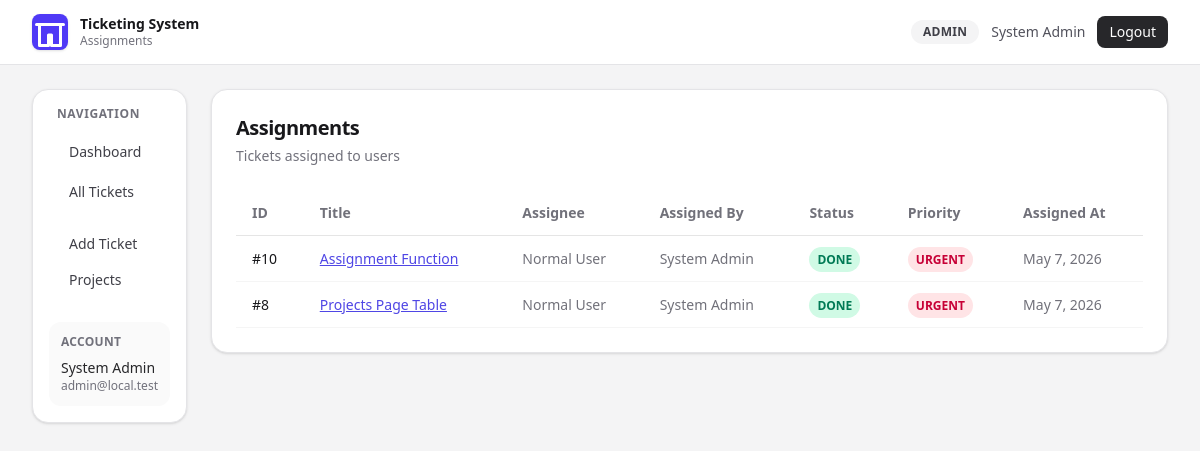
/assignments.php (signed in), run on the app's committed database.
### tables this page shows
CREATE TABLE "Ticket" (
    "id" INTEGER NOT NULL PRIMARY KEY AUTOINCREMENT,
    "userId" INTEGER,
    "author" TEXT NOT NULL DEFAULT 'Anonymous',
    "title" TEXT NOT NULL,
    "description" TEXT NOT NULL,
    "project" TEXT NOT NULL DEFAULT 'General',
    "module" TEXT,
    "appVersion" TEXT,
    "branch" TEXT,
    "environment" TEXT NOT NULL DEFAULT 'DEVELOPMENT',
    "severity" TEXT NOT NULL DEFAULT 'MEDIUM',
    "reproducible" BOOLEAN NOT NULL DEFAULT true,
    "expectedBehavior" TEXT,
    "actualBehavior" TEXT,
    "stepsToReproduce" TEXT,
    "errorLog" TEXT,
    "status" TEXT NOT NULL DEFAULT 'OPEN',
    "priority" TEXT NOT NULL DEFAULT 'MEDIUM',
    "assigneeUserId" INTEGER,
    "dueAt" DATETIME,
    "createdAt" DATETIME NOT NULL DEFAULT CURRENT_TIMESTAMP,
    "updatedAt" DATETIME NOT NULL,
    CONSTRAINT "Ticket_userId_fkey" FOREIGN KEY ("userId") REFERENCES "User" ("id") ON DELETE SET NULL ON UPDATE CASCADE,
    CONSTRAINT "Ticket_assigneeUserId_fkey" FOREIGN KEY ("assigneeUserId") REFERENCES "User" ("id") ON DELETE SET NULL ON UPDATE CASCADE
);

CREATE TABLE "User" (
    "id" INTEGER NOT NULL PRIMARY KEY AUTOINCREMENT,
    "name" TEXT NOT NULL,
    "email" TEXT NOT NULL,
    "password" TEXT NOT NULL,
    "role" TEXT NOT NULL DEFAULT 'USER',
    "createdAt" DATETIME NOT NULL DEFAULT CURRENT_TIMESTAMP,
    "updatedAt" DATETIME NOT NULL
, dashboardWidgets TEXT);

### src/auth.php (called while the page is built, shortened)
<?php
function isAdmin(array $user): bool
{
    return ($user['role'] ?? '') === 'ADMIN';
}

### src/db.php (called while the page is built, shortened)
<?php
function db(): PDO
{
    static $pdo = null;
    if ($pdo instanceof PDO) {
        return $pdo;
    }
    $databasePath = dirname(__DIR__) . '/prisma/dev.db';
    $pdo = new PDO('sqlite:' . $databasePath);
    $pdo->setAttribute(PDO::ATTR_ERRMODE, PDO::ERRMODE_EXCEPTION);
    $pdo->setAttribute(PDO::ATTR_DEFAULT_FETCH_MODE, PDO::FETCH_ASSOC);
    return $pdo;
}

### public/assignments.php (the view, shortened to what this page needs)
<?php
require_once __DIR__ . '/../src/db.php';
require_once __DIR__ . '/../src/auth.php';
$user = currentUser();
$myTickets = [];
if (isAdmin($user) || canManageTickets($user)) {
    $stmt = db()->prepare(
        'SELECT a.id, a.ticketId, a.assigneeUserId, a.assignedByUserId, a.createdAt,
                t.title, t.status, t.priority,
                assig.name as assigneeName, ab.name as assignedByName
         FROM Assignment a
         JOIN Ticket t ON t.id = a.ticketId
         JOIN User assig ON assig.id = a.assigneeUserId
         JOIN User ab ON ab.id = a.assignedByUserId
         ORDER BY a.createdAt DESC'
    );
    $stmt->execute();
    $myTickets = $stmt->fetchAll();
    $ticketStmt = db()->prepare(
        'SELECT t.id, t.id as ticketId, t.assigneeUserId, null as assignedByUserId, t.updatedAt as createdAt,
                t.title, t.status, t.priority,
                a.name as assigneeName, t.author as assignedByName
         FROM Ticket t
         LEFT JOIN User a ON a.id = t.assigneeUserId
         WHERE t.assigneeUserId IS NOT NULL AND t.assigneeUserId > 0
         AND NOT EXISTS (SELECT 1 FROM Assignment a2 WHERE a2.ticketId = t.id)
         ORDER BY t.updatedAt DESC'
    );
    $ticketStmt->execute();
    $legacyTickets = $ticketStmt->fetchAll();
    $myTickets = array_merge($myTickets, $legacyTickets);
}
function statusBadge(string $status): string
{
    return match ($status) {
        'OPEN' => 'bg-blue-100 text-blue-700',
        'TRIAGED' => 'bg-cyan-100 text-cyan-700',
        'IN_PROGRESS' => 'bg-amber-100 text-amber-700',
        'IN_REVIEW' => 'bg-violet-100 text-violet-700',
        'TESTING' => 'bg-orange-100 text-orange-700',
        'DONE' => 'bg-emerald-100 text-emerald-700',
        default => 'bg-zinc-100 text-zinc-600',
    };
}
function priorityBadge(string $priority): string
{
    return match ($priority) {
        'LOW' => 'bg-slate-100 text-slate-700',
        'MEDIUM' => 'bg-violet-100 text-violet-700',
        'HIGH' => 'bg-orange-100 text-orange-700',
        'URGENT' => 'bg-rose-100 text-rose-700',
        default => 'bg-zinc-100 text-zinc-600',
    };
}
?>
<!DOCTYPE html>
<html lang="en">
<head>
  <link rel="stylesheet" href="/assets/app.css">
</head>
<body class="min-h-screen bg-zinc-100 text-zinc-900 antialiased">
  <nav class="sticky top-0 z-30 border-b border-zinc-200 bg-white/95 backdrop-blur">
    <div class="mx-auto flex h-16 max-w-[1400px] items-center justify-between px-4 sm:px-6 lg:px-8">
      <div class="flex items-center gap-3">
        <span class="inline-flex h-9 w-9 items-center justify-center rounded-lg bg-indigo-600 text-white shadow-sm">
          <svg viewBox="0 0 24 24" class="h-5 w-5" fill="none" stroke="currentColor" stroke-width="2" stroke-linecap="round" stroke-linejoin="round">
            <path d="M3 7h18"></path>
            <path d="M5 7v14h6V14h2v7h6V7"></path>
          </svg>
        </span>
        <div>
          <p class="text-sm font-semibold leading-tight">Ticketing System</p>
          <p class="text-xs text-zinc-500">Assignments</p>
        </div>
      </div>
      <div class="flex items-center gap-3">
        <span class="rounded-full bg-zinc-100 px-3 py-1 text-xs font-semibold uppercase tracking-wide text-zinc-700"><?= htmlspecialchars((string) $user['role'], ENT_QUOTES, 'UTF-8') ?></span>
        <span class="hidden text-sm text-zinc-600 md:inline"><?= htmlspecialchars((string) $user['name'], ENT_QUOTES, 'UTF-8') ?></span>
        <form method="post">
          <button class="rounded-lg bg-zinc-800 px-3 py-1.5 text-sm font-medium text-white transition hover:bg-zinc-900">Logout</button>
        </form>
      </div>
    </div>
  </nav>
  <main class="mx-auto max-w-[1400px] px-4 py-6 sm:px-6 lg:px-8">
    <section class="flex gap-6">
      <aside class="sticky top-20 h-fit w-60 flex-none rounded-2xl border border-zinc-200 bg-white p-4 shadow-sm">
        <p class="px-2 text-xs font-semibold uppercase tracking-wider text-zinc-500">Navigation</p>
        <nav class="mt-3 space-y-1">
          <a href="/" class="flex items-center gap-2 rounded-lg px-3 py-2 text-sm font-medium text-zinc-700 hover:bg-zinc-100">
            Dashboard
          </a>
          <a href="/tickets.php" class="flex items-center gap-2 rounded-lg px-3 py-2 text-sm font-medium text-zinc-700 hover:bg-zinc-100">
            All Tickets
          </a>
        </nav>
        <a href="/add-ticket.php" class="mt-4 flex items-center gap-2 rounded-lg px-3 py-2 text-sm font-medium text-zinc-700 transition hover:bg-zinc-100">
          Add Ticket
        </a>
        <?php if (isAdmin($user)): ?>
        <a href="/projects.php" class="flex items-center gap-2 rounded-lg px-3 py-2 text-sm font-medium text-zinc-700 transition hover:bg-zinc-100">
          Projects
        </a>
        <?php endif; ?>
        <div class="mt-6 rounded-xl bg-zinc-50 p-3">
          <p class="text-xs font-semibold uppercase tracking-wide text-zinc-500">Account</p>
          <p class="mt-2 text-sm font-medium text-zinc-800"><?= htmlspecialchars((string) $user['name'], ENT_QUOTES, 'UTF-8') ?></p>
          <p class="text-xs text-zinc-500"><?= htmlspecialchars((string) $user['email'], ENT_QUOTES, 'UTF-8') ?></p>
        </div>
      </aside>
      <div class="flex-1 space-y-6">
        <div class="rounded-2xl border border-zinc-200 bg-white p-6 shadow-sm">
          <h1 class="text-xl font-bold tracking-tight">Assignments</h1>
          <p class="mt-1 text-sm text-zinc-500">Tickets assigned to users</p>
          <div class="mt-6 overflow-x-auto">
            <table class="w-full" style="border-collapse:collapse;">
              <thead>
                <tr style="border-bottom:1px solid #e5e5e5;">
                  <th style="padding:12px 16px;text-align:left;font-size:14px;font-weight:600;color:#71717a;">ID</th>
                  <th style="padding:12px 16px;text-align:left;font-size:14px;font-weight:600;color:#71717a;">Title</th>
                  <th style="padding:12px 16px;text-align:left;font-size:14px;font-weight:600;color:#71717a;">Assignee</th>
                  <th style="padding:12px 16px;text-align:left;font-size:14px;font-weight:600;color:#71717a;">Assigned By</th>
                  <th style="padding:12px 16px;text-align:left;font-size:14px;font-weight:600;color:#71717a;">Status</th>
                  <th style="padding:12px 16px;text-align:left;font-size:14px;font-weight:600;color:#71717a;">Priority</th>
                  <th style="padding:12px 16px;text-align:left;font-size:14px;font-weight:600;color:#71717a;">Assigned At</th>
                </tr>
              </thead>
              <tbody>
                <?php if (empty($myTickets)): ?>
                <tr>
                  <td colspan="7" style="padding:16px;text-align:center;font-size:14px;color:#71717a;">No assignments found.</td>
                </tr>
                <?php else: ?>
                <?php foreach ($myTickets as $ticket): ?>
                <tr style="border-bottom:1px solid #f5f5f5;">
                  <td style="padding:12px 16px;font-size:14px;color:#18181b;">#<?= (int) $ticket['ticketId'] ?></td>
                  <td style="padding:12px 16px;font-size:14px;color:#18181b;">
                    <a href="/issue.php?id=<?= (int) $ticket['ticketId'] ?>" style="color:#4f46e5;text-decoration:underline;"><?= htmlspecialchars($ticket['title'], ENT_QUOTES, 'UTF-8') ?></a>
                  </td>
                  <td style="padding:12px 16px;font-size:14px;color:#71717a;"><?= htmlspecialchars($ticket['assigneeName'] ?? $ticket['assigneeUserId'], ENT_QUOTES, 'UTF-8') ?></td>
                  <td style="padding:12px 16px;font-size:14px;color:#71717a;"><?= htmlspecialchars($ticket['assignedByName'] ?? $ticket['assignedByUserId'], ENT_QUOTES, 'UTF-8') ?></td>
                  <td style="padding:12px 16px;font-size:14px;">
                    <span class="rounded-full px-2 py-1 text-xs font-semibold <?= statusBadge($ticket['status']) ?>"><?= htmlspecialchars($ticket['status'], ENT_QUOTES, 'UTF-8') ?></span>
                  </td>
                  <td style="padding:12px 16px;font-size:14px;">
                    <span class="rounded-full px-2 py-1 text-xs font-semibold <?= priorityBadge($ticket['priority']) ?>"><?= htmlspecialchars($ticket['priority'], ENT_QUOTES, 'UTF-8') ?></span>
                  </td>
                  <td style="padding:12px 16px;font-size:14px;color:#71717a;"><?= htmlspecialchars(date('M j, Y', strtotime($ticket['createdAt'])), ENT_QUOTES, 'UTF-8') ?></td>
                </tr>
                <?php endforeach; ?>
                <?php endif; ?>
              </tbody>
            </table>
          </div>
        </div>
      </div>
    </section>
  </main>
</body>
</html>

### data on the page
ticket: id "10", title "Assignment Function", assigneeUserId.name "Normal User", author "System Admin", status "DONE", priority "URGENT", updatedAt "May 7, 2026"
ticket: id "8", title "Projects Page Table", assigneeUserId.name "Normal User", author "System Admin", status "DONE", priority "URGENT", updatedAt "May 7, 2026"

### other printed values
$user['role'] "ADMIN"
$user['name'] "System Admin"
$user['email'] "admin@local.test"
